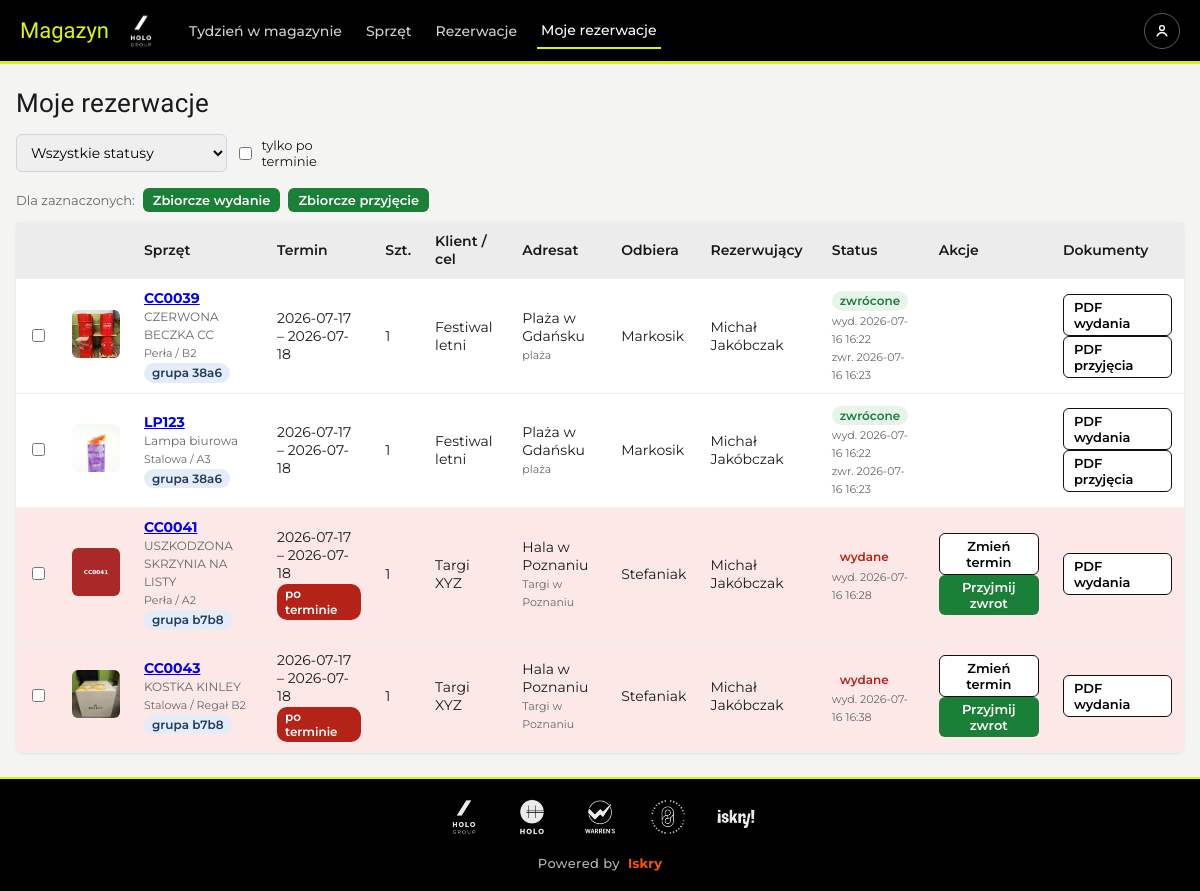
Page /reservations?mine=1 (signed in) on the earlier database version.
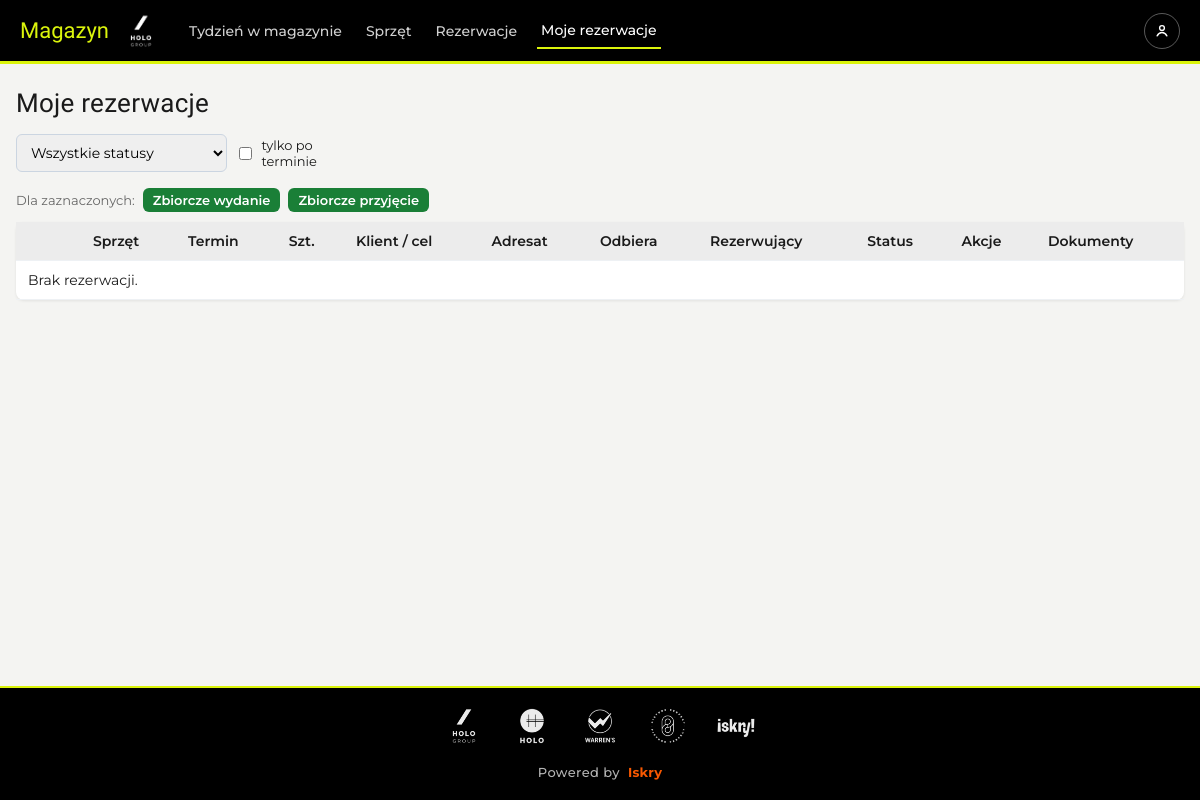
Same page on the later database version.
### tables this page shows
CREATE TABLE reservations (
    id INTEGER PRIMARY KEY AUTOINCREMENT,
    equipment_id INTEGER NOT NULL REFERENCES equipment(id),
    user_id INTEGER NOT NULL REFERENCES users(id),
    client TEXT,                                 -- klient / projekt / cel
    date_from TEXT NOT NULL,                     -- YYYY-MM-DD
    date_to TEXT NOT NULL,
    quantity INTEGER NOT NULL DEFAULT 1,
    status TEXT NOT NULL DEFAULT 'rezerwacja',   -- rezerwacja | wydane | zwrócone | anulowana
    notes TEXT,
    created_at TEXT DEFAULT (datetime('now')),
    issued_at TEXT, issued_by INTEGER REFERENCES users(id),
    returned_at TEXT, returned_by INTEGER REFERENCES users(id)
, group_id TEXT, receiver TEXT, recipient_name TEXT, recipient_contact TEXT, recipient_phone TEXT, recipient_address TEXT, recipient_email TEXT, damage INTEGER NOT NULL DEFAULT 0, damage_notes TEXT, permanent INTEGER NOT NULL DEFAULT 0);

CREATE TABLE equipment (
    id INTEGER PRIMARY KEY AUTOINCREMENT,
    code TEXT UNIQUE NOT NULL,                   -- kod w aplikacji
    project_number TEXT,                         -- numer projektu
    name TEXT NOT NULL,                          -- nazwa sprzętu
    dimensions TEXT,                             -- wymiary
    photo TEXT,                                  -- nazwa pliku zdjęcia
    location TEXT,                               -- miejsce w magazynie
    owner TEXT,                                  -- własność (np. klient)
    quantity INTEGER NOT NULL DEFAULT 1,         -- stan magazynowy (ilość sztuk)
    notes TEXT,
    created_at TEXT DEFAULT (datetime('now'))
, brand TEXT, packaging_photo TEXT, warehouse_id INTEGER REFERENCES warehouses(id), material_type TEXT NOT NULL DEFAULT 'klient', condition TEXT NOT NULL DEFAULT 'sprawny', condition_notes TEXT, storage_instructions TEXT);

CREATE TABLE warehouses (
    id INTEGER PRIMARY KEY AUTOINCREMENT,
    name TEXT UNIQUE NOT NULL,
    address TEXT,
    active INTEGER NOT NULL DEFAULT 1
);

### app.py (the view)
@app.route("/reservations")
@login_required
def reservations():
    f = request.args.get("status", "")
    mine = request.args.get("mine", "")
    overdue = request.args.get("overdue", "")
    today = local_today().isoformat()
    con = get_db()
    sql = """SELECT r.*, u.username, u.first_name, u.last_name, u.department AS owner_department,
                    e.code, e.name, e.photo, e.location, w.name AS warehouse_name
             FROM reservations r
             JOIN users u ON u.id=r.user_id JOIN equipment e ON e.id=r.equipment_id
             LEFT JOIN warehouses w ON w.id=e.warehouse_id"""
    where, params = [], []
    if f:
        where.append("r.status=?"); params.append(f)
    if mine == "1":
        where.append("r.user_id=?"); params.append(session["user_id"])
    if overdue == "1":
        where.append("r.status='wydane' AND r.date_to<?"); params.append(today)
    if where:
        sql += " WHERE " + " AND ".join(where)
    rows = con.execute(sql + " ORDER BY r.date_from DESC", params).fetchall()
    warehouses = active_warehouses(con)
    manage_ids = {r["id"] for r in rows if can_manage_reservation(r)}
    con.close()
    return render_template("reservations.html", rows=rows, f=f, mine=mine,
                           overdue=overdue, today=today, dn=display_name,
                           warehouses=warehouses, manage_ids=manage_ids)

### app.py (called while the page is built, shortened)
def login_required(f):
    @wraps(f)
    def wrapper(*a, **kw):
        if "user_id" not in session:
            return redirect(url_for("login", next=request.path))
        return f(*a, **kw)
    return wrapper

def can_manage_reservation(r):
    if session.get("role") == "admin":
        return True
    if r["user_id"] == session.get("user_id"):
        return True

def active_warehouses(con):
    return con.execute(
        "SELECT * FROM warehouses WHERE active=1 ORDER BY name").fetchall()

### db.py (called while the page is built)
def local_now():
    return datetime.now(LOCAL_TZ).replace(tzinfo=None)

def local_today():
    return local_now().date()

def get_db():
    DB_PATH.parent.mkdir(parents=True, exist_ok=True)
    con = sqlite3.connect(DB_PATH)
    con.row_factory = sqlite3.Row
    con.execute("PRAGMA foreign_keys = ON")
    return con

def display_name(row):
    fn = (row["first_name"] or "").strip() if "first_name" in row.keys() else ""
    ln = (row["last_name"] or "").strip() if "last_name" in row.keys() else ""
    full = f"{fn} {ln}".strip()
    return full or row["username"]

### templates/reservations.html (shortened to what the changed rows need)
{% extends "base.html" %}
{% from "_thumb.html" import thumb %}
{% block content %}
<h1>{{ 'Moje rezerwacje' if mine == '1' else 'Rezerwacje' }}{% if overdue == '1' %} – po terminie{% endif %}</h1>
<form method="post" id="bulk">
<table>
  <tr><th></th><th></th><th>Sprzęt</th><th>Termin</th><th>Szt.</th><th>Klient / cel</th><th>Adresat</th><th>Odbiera</th><th>Rezerwujący</th><th>Status</th><th>Akcje</th><th>Dokumenty</th></tr>
  {% for r in rows %}
  {% set is_overdue = r.status == 'wydane' and r.date_to < today %}
  {% set can_m = r.id in manage_ids %}
  <tr class="{{ 'overdue' if is_overdue }}">
    <td><input type="checkbox" name="rid" value="{{ r.id }}" style="width:auto;"
               data-code="{{ r.code }}" data-name="{{ r.name|e }}" data-qty="{{ r.quantity }}"></td>
    <td>{{ thumb(r.photo) }}</td>
    <td><a href="{{ url_for('equipment_detail', eid=r.equipment_id) }}"><strong>{{ r.code }}</strong></a><br><span style="font-size:12px;color:#666;">{{ r.name }}</span>
      {% if r.warehouse_name or r.location %}<br><span style="font-size:11px;color:#666;">{{ r.warehouse_name or '–' }}{% if r.location %} / {{ r.location }}{% endif %}</span>{% endif %}
      {% if r.group_id %}<br><span class="badge" style="background:#e3ecf7;color:#1e3a5f;" title="wspólna rezerwacja">grupa {{ r.group_id[:4] }}</span>{% endif %}</td>
    <td>{{ r.date_from }} – {{ r.date_to }}
      {% if is_overdue %}<br><span class="badge overdue">po terminie</span>{% endif %}</td>
    <td>{{ r.quantity }}</td>
    <td>{{ r.client or '–' }}</td>
    <td>{{ r.recipient_name or '–' }}{% if r.recipient_address %}<br><span style="font-size:11px;color:#666;">{{ r.recipient_address }}</span>{% endif %}</td>
    <td>{{ r.receiver or '–' }}</td>
    <td>{{ dn(r) }}{% if r.owner_department %}<br><span style="font-size:11px;color:#666;">{{ r.owner_department }}</span>{% endif %}</td>
    <td><span class="badge {{ 'wydane-trwale' if r.status == 'wydane trwale' else ('utylizacja' if r.status == 'utylizacja' else r.status) }}">{{ r.status }}</span>
      {% if r.issued_at %}<br><span style="font-size:11px;color:#666;">wyd. {{ r.issued_at[:16].replace('T',' ') }}</span>{% endif %}
      {% if r.returned_at %}<br><span style="font-size:11px;color:#666;">{{ 'utyl. ' if r.status == 'utylizacja' else 'zwr. ' }}{{ r.returned_at[:16].replace('T',' ') }}</span>{% endif %}
    </td>
    <td>
      {% if can_m and r.status == 'wydane' %}
      <button type="button" class="btn small ghost" onclick="openChangeReturn({{ r.id }}, '{{ r.code }}', '{{ r.date_from }}', '{{ r.date_to }}')">Zmień termin</button>
      <button type="button" class="btn small ok" onclick="openReturn({{ r.id }}, '{{ r.code }}', {{ r.quantity }})">Przyjmij zwrot</button>
      {% endif %}
    </td>
    <td>
      {% if r.status in ('wydane', 'wydane trwale', 'zwrócone', 'utylizacja') %}<a class="btn small ghost" href="{{ url_for('reservation_pdf', rid=r.id, kind='wydanie') }}">PDF wydania</a>{% endif %}
      {% if r.status in ('zwrócone', 'utylizacja') %}<a class="btn small ghost" href="{{ url_for('reservation_pdf', rid=r.id, kind='przyjecie') }}">PDF {{ 'utylizacji' if r.status == 'utylizacja' else 'przyjęcia' }}</a>{% endif %}
    </td>
  </tr>
  {% else %}
  <tr><td colspan="12">Brak rezerwacji.</td></tr>
  {% endfor %}
</table>
</form>
{% endblock %}

### templates/_thumb.html
{% macro thumb(photo) -%}
{% if photo %}
<span class="zoomable">
  <img class="thumb" src="{{ url_for('static', filename='uploads/' + photo) }}"
       data-full="{{ url_for('static', filename='uploads/' + photo) }}" alt="">
</span>
{% endif %}
{%- endmacro %}

Differences in the rows shown:
removed reservations: photo (picture), code "CC0039", name "CZERWONA BECZKA CC", name "Perła", location "B2", group_id "38a6", date_from "2026-07-17", date_to "2026-07-18", quantity "1", client "Festiwal letni", recipient_name "Plaża w Gdańsku", recipient_address "plaża", receiver "Markosik", dn "Michał Jakóbczak", status "zwrócone", issued_at "2026-07-16 16:22", status "zwr.", returned_at "2026-07-16 16:23", status "przyjęcia"
removed reservations: photo (picture), code "LP123", name "Lampa biurowa", name "Stalowa", location "A3", group_id "38a6", date_from "2026-07-17", date_to "2026-07-18", quantity "1", client "Festiwal letni", recipient_name "Plaża w Gdańsku", recipient_address "plaża", receiver "Markosik", dn "Michał Jakóbczak", status "zwrócone", issued_at "2026-07-16 16:22", status "zwr.", returned_at "2026-07-16 16:23", status "przyjęcia"
removed reservations: photo (picture), code "CC0041", name "USZKODZONA SKRZYNIA NA LISTY", name "Perła", location "A2", group_id "b7b8", date_from "2026-07-17", date_to "2026-07-18", shows "po terminie", quantity "1", client "Targi XYZ", recipient_name "Hala w Poznaniu", recipient_address "Targi w Poznaniu", receiver "Stefaniak", dn "Michał Jakóbczak", status "wydane", issued_at "2026-07-16 16:28"
removed reservations: photo (picture), code "CC0043", name "KOSTKA KINLEY", name "Stalowa", location "Regał B2", group_id "b7b8", date_from "2026-07-17", date_to "2026-07-18", shows "po terminie", quantity "1", client "Targi XYZ", recipient_name "Hala w Poznaniu", recipient_address "Targi w Poznaniu", receiver "Stefaniak", dn "Michał Jakóbczak", status "wydane", issued_at "2026-07-16 16:38"
Other differences:
text now shown: "Brak rezerwacji."
